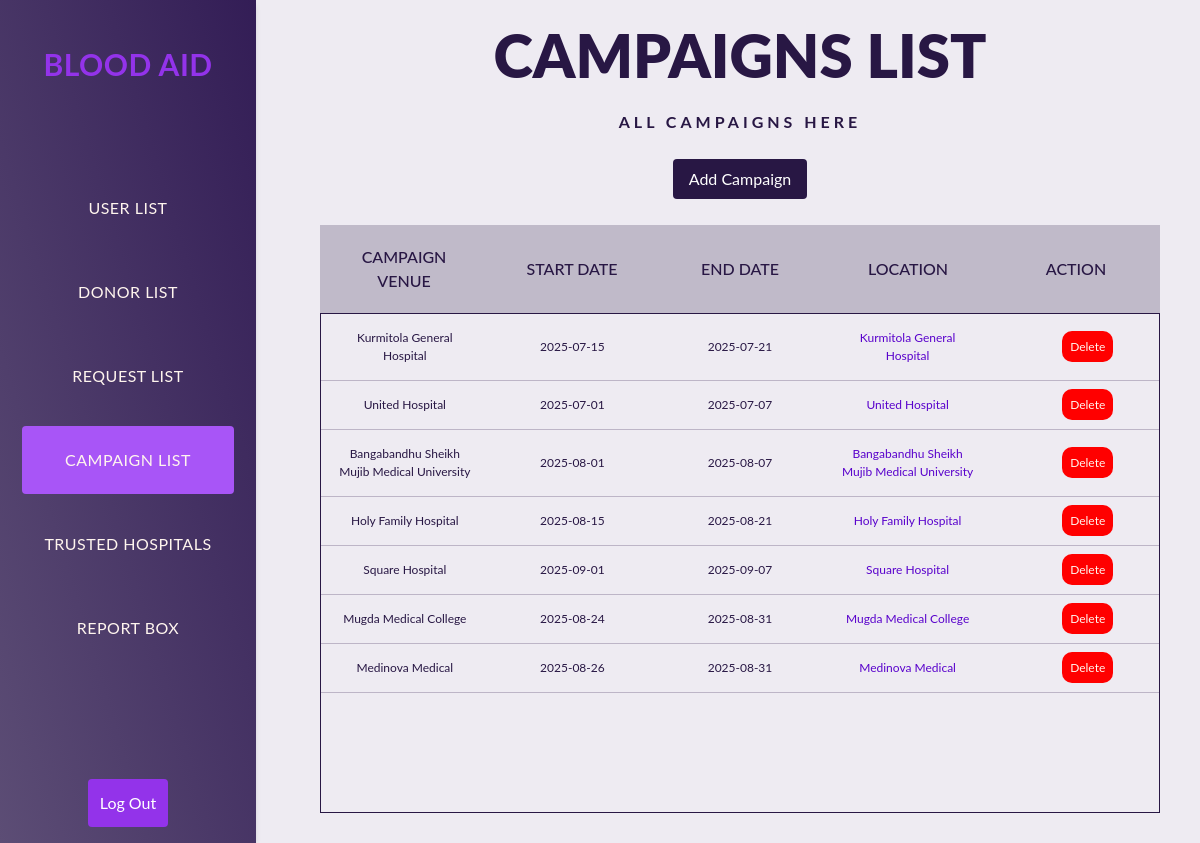
The page /admin/campaigns on the database its author committed.
### tables this page shows
CREATE TABLE "campaigns" (
    campaign_id INTEGER PRIMARY KEY AUTOINCREMENT,
    venue TEXT NOT NULL,
    start_date TEXT,
    end_date TEXT
);

### views.py (the view)
def admin_campaigns():
    if request.method == 'POST':
        venue = request.form.get('venue')
        start_date = request.form.get('start_date')
        end_date = request.form.get('end_date')
        add_campaign(venue, start_date, end_date)
    campaigns = get_campaigns()
    return render_template('admin_campaigns.html', campaigns=campaigns)

### models.py (called while the page is built)
def get_campaigns():
    conn = sqlite3.connect(DB_PATH)
    cursor = conn.cursor()
    current_date = datetime.now().strftime("%Y-%m-%d")
    cursor.execute('''
        SELECT
            c.venue,
            c.start_date,
            c.end_date,
            h.location
        FROM campaigns c
        JOIN trusted_hospitals h ON c.venue = h.hospital_name
        WHERE c.end_date >= ?
    ''', (current_date,))
    campaigns = cursor.fetchall()
    conn.close()
    return [{
        'venue': row[0],
        'start_date': row[1],
        'end_date': row[2],
        'location': row[3]
    } for row in campaigns]

### templates/admin_campaigns.html (shortened to what this page needs)
<!DOCTYPE html>
<html lang="en">
<head>
    <link rel="stylesheet" type="text/css" href="{{ url_for('static', filename='css/admin_view.css') }}">
    <script src="https://cdn.tailwindcss.com"></script>
</head>
<body>
    <div id="page_wrapper">
        {% include 'admin_navbar.html' %}
        <main>
            <header>
                <div class="text">
                    <h2 class="head_tran"><span>CAMPAIGNS LIST</span></h2>
                    <p class="head_head">ALL CAMPAIGNS HERE</p>
                </div>
                <div class="text-center my-4">
                    <label for="add_campaign_modal" class="add inline-block text-white px-4 py-2 rounded cursor-pointer">
                        Add Campaign
                    </label>
                </div>
            </header>
            <section class="List">
                <div class="tbl-header">
                    <table>
                        <thead>
                            <tr>
                                <th class="text-center">Campaign Venue</th>
                                <th class="text-center">Start Date</th>
                                <th class="text-center">End Date</th>
                                <th class="text-center">Location</th>
                                <th class="text-center">Action</th>
                            </tr>
                        </thead>
                    </table>
                </div>
                <div class="tbl-content">
                    <table>
                        <tbody>
                            {% for campaign in campaigns %}
                            <tr>
                                <td class="text-center">{{ campaign.venue }}</td>
                                <td class="text-center">{{ campaign.start_date }}</td>
                                <td class="text-center">{{ campaign.end_date }}</td>
                                <td class="text-center">
                                    <a
                                        href="{{ campaign.location }}"
                                        target="_blank"
                                        class="text-blue-600 hover:underline"
                                    >
                                        {{ campaign.venue }}
                                    </a>
                                </td>
                                <td class="pl-10 text-center">
                                    <label for="delete_modal_{{ loop.index }}" class="delete bg-red-500 text-white px-3 py-1 rounded cursor-pointer">
                                        Delete
                                    </label>
                                </td>
                            </tr>
                            {% endfor %}
                        </tbody>
                    </table>
                </div>
            </section>
        </main>
    </div>
</body>
</html>

### static/css/admin_view.css (style rules this page uses)
body { margin: 0px; padding: 0px; background-color: var(--accent-dark); }
h2, h3 { margin: 0px; padding: 10px; }
:root { --accent-clr: #2a3ebc; --accent-dark: #a293b82e; --accent-light: rgb(93, 46, 46); --accent-dark_pirple: #281744; --text: seashell; }
#page_wrapper { height: 100vh; display: grid; grid-template-columns: 280px 1fr; font-family: 'Lato', sans-serif; }
a { text-decoration: none; }
.add { margin-top: 10px; margin-bottom: 10px; background-color: #281744; padding: 12px; border-radius: 30px; border: none; cursor: pointer; font-size: 16px; color: white; }
main { padding-bottom: 30px; padding-inline: 40px; }
.head_tran { font-size: 60px; color: #ffffff; text-transform: uppercase; font-weight: 900; text-align: center; transition: .6s; }
.head_head { text-align: center; }
h2 { font-size: 32px; font-weight: 300; color: var(--accent-clr); }
p { line-height: 145%; letter-spacing: 4px; font-weight: 700; color: var(--accent-dark_pirple); margin-bottom: 32px; }
.List { width: 100%; }
table { width: 100%; table-layout: fixed; }
.tbl-header { background-color: #2817443b; }
.tbl-content { height: 500px; overflow-y: scroll; border: 1px solid #281744; }
th { padding: 20px 15px; text-align: left; font-weight: 500; font-size: 16px; color: var(--accent-dark_pirple); text-transform: uppercase; }
td { padding: 15px; text-align: left; font-weight: 400; font-size: 12px; color: var(--accent-dark_pirple); border-bottom: 1px solid #28174440; }
tr>td>.delete { background: red; width: auto; border: none; border-radius: 10px; color: var(--text); padding: 8px; cursor: pointer; }
span { color: var(--accent-dark_pirple); }
.tbl-content a { color: #5902cc; text-decoration: none; }

### rows shown on the page
campaigns: venue "Kurmitola General Hospital", start_date "2025-07-15", end_date "2025-07-21"
campaigns: venue "United Hospital", start_date "2025-07-01", end_date "2025-07-07"
campaigns: venue "Bangabandhu Sheikh Mujib Medical University", start_date "2025-08-01", end_date "2025-08-07"
campaigns: venue "Holy Family Hospital", start_date "2025-08-15", end_date "2025-08-21"
campaigns: venue "Square Hospital", start_date "2025-09-01", end_date "2025-09-07"
campaigns: venue "Mugda Medical College", start_date "2025-08-24", end_date "2025-08-31"
campaigns: venue "Medinova Medical", start_date "2025-08-26", end_date "2025-08-31"
